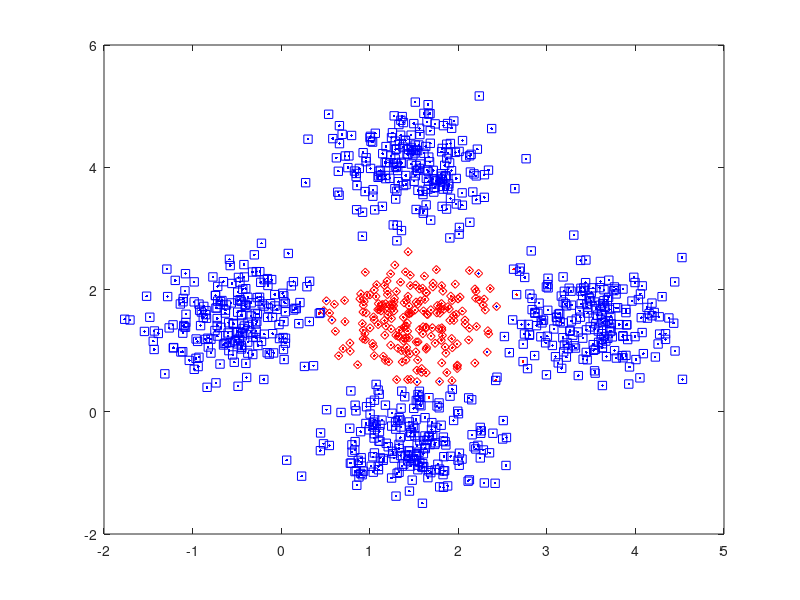

Here is the MATLAB script that generated this plot:
function [model] = testesvm2()

% teste problema não linearmente separavel

m1 = [1.5;1.5];
m2 = [1.5;-0.5];
m3 = [1.5;4];
m4 = [-0.5;1.5];
m5 = [3.5;1.5];

c = [0.2 0; 0 0.2];

nSet = 1000;

amostras1 = mvnrnd(m1,c,nSet); %classe 1
amostras2 = mvnrnd(m2,c,nSet);
amostras3 = mvnrnd(m3,c,nSet);
amostras4 = mvnrnd(m4,c,nSet);
amostras5 = mvnrnd(m5,c,nSet);

%plot(amostras1(:,1), amostras1(:,2),'r.');
%hold on
%plot(amostras2(:,1), amostras2(:,2),'b.');
%plot(amostras3(:,1), amostras3(:,2),'b.');
%plot(amostras4(:,1), amostras4(:,2),'b.');
%plot(amostras5(:,1), amostras5(:,2),'b.');

treino = [amostras1; amostras2; amostras3; amostras4; amostras5];
labels = ones(size(treino,1),1);
labels(1:1000,:) = -1;

model = svmtrain(labels,treino,'-c 1 -g 2 -b 1');

t1 = mvnrnd(m1,c,200);
t2 = mvnrnd(m2,c,200);
t3 = mvnrnd(m3,c,200);
t4 = mvnrnd(m4,c,200);
t5 = mvnrnd(m5,c,200);

teste = [t1; t2; t3; t4; t5];

labels_teste = ones(size(teste,1),1);

[classificacao, precisao, probabilidades] = svmpredict(labels_teste, teste, model);

figure,plot(t1(:,1),t1(:,2),'r.');
hold on
plot(t2(:,1),t2(:,2),'b.');
plot(t3(:,1),t3(:,2),'b.');
plot(t4(:,1),t4(:,2),'b.');
plot(t5(:,1),t5(:,2),'b.');

classe1 = teste(find(classificacao==-1),:);
classe2 = teste(find(classificacao==1),:);


plot(classe1(:,1),classe1(:,2),'rd');
plot(classe2(:,1),classe2(:,2),'bs');










